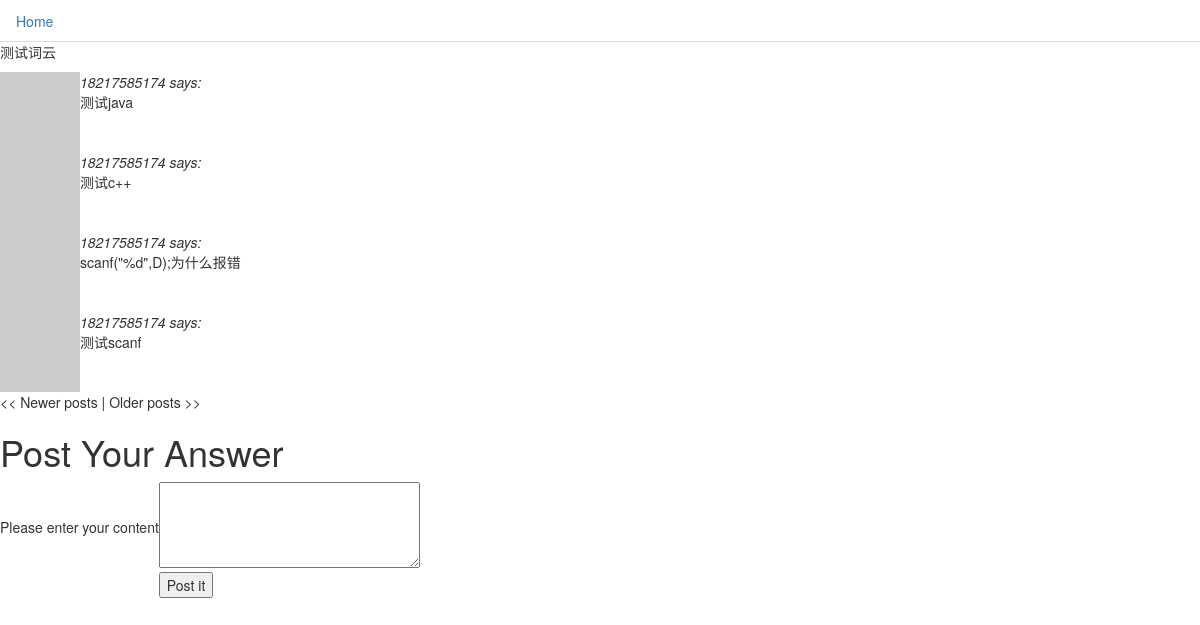
The app's page /discuss/4 with its own data.
### app/models.py (models this page shows, shortened)
class Question(db.Model):
    __searchable__ = ['title']
    id = db.Column(db.Integer, primary_key=True)
    timestamp = db.Column(db.DateTime)
    title = db.Column(db.String(100))
    cards = db.relationship('Card', backref='discussion')

class Card(db.Model):
    id = db.Column(db.Integer, primary_key=True)
    body = db.Column(db.String(140))
    timestamp = db.Column(db.DateTime)
    user_id = db.Column(db.Integer, db.ForeignKey('user.id'))
    question_id = db.Column(db.Integer, db.ForeignKey('question.id'))

class User(db.Model):
    id = db.Column(db.Integer, primary_key=True)
    nickname = db.Column(db.String(64), index=True, unique=True)
    email = db.Column(db.String(120), index=True, unique=True)
    password = db.Column(db.String(120), index=True)
    posts = db.relationship('Post', backref='author', lazy='dynamic')
    cards = db.relationship('Card', backref='participant')
    about_me = db.Column(db.String(140))
    last_seen = db.Column(db.DateTime)
    followed = db.relationship('User',
                               secondary=followers,
                               primaryjoin=(followers.c.follower_id == id),
                               secondaryjoin=(followers.c.followed_id == id),
                               backref=db.backref('followers', lazy='dynamic'),
                               lazy='dynamic')
    is_authenticated = True
    is_active = True
    is_anonymous = False
    def avatar(self, size):
        return 'http://www.gravatar.com/avatar/' + md5(self.email.encode('utf8')).hexdigest() + '?d=mm&s=' + str(size)

### app/views.py (the view)
@app.route('/discuss/<pk>', methods=['POST', 'GET'])
@app.route('/discuss/<pk>/<int:page>', methods=['POST', 'GET'])
def discuss(pk, page=1):
    form = CardForm()
    if form.validate():
        card = Card(body=form.answer.data, timestamp=datetime.utcnow(), participant=g.user, question_id=pk)
        db.session.add(card)
        db.session.commit()
        flash('Your answer is now live!')
        return redirect(url_for('discuss', pk=pk))
    cards = Card.query.filter_by(question_id=pk).order_by(Card.timestamp).paginate(page, POSTS_PER_PAGE, False)
    question = Question.query.filter_by(id=pk)
    title = question[0].title
    return render_template('card.html',
                           cs=cards,
                           form=form,
                           pk=pk,
                           title=title)

### app/forms.py
class SearchForm(Form):
    search = StringField('search', validators=[DataRequired()])

class CardForm(Form):
    answer = TextAreaField('answer', validators=[DataRequired()])

### app/views.py (called while the page is built)
@app.before_request
def before_request():
    g.user = current_user
    g.search_form = SearchForm()
    if g.user.is_authenticated:
        g.user.last_seen = datetime.utcnow()
        db.session.add(g.user)
        db.session.commit()

### app/templates/card.html (shortened to what this page needs)
{% extends "base.html" %}
{% block content %}
<p>{{title}}</p>
{% for c in cs.items %}
    <table>
    <tr valign="top">
        <td><a href="#"><img src="{{c.participant.avatar(50)}}"></a></td>
        <td><i>{{c.participant.nickname}} says:</i><br>{{c.body}}</td>
    </tr>
    </table>
{% endfor %}
{% if cs.has_prev %}<a href="{{ url_for('discuss', pk=pk, page = cs.prev_num) }}"><< Newer posts</a>{% else %}<< Newer posts{% endif %} |
{% if cs.has_next %}<a href="{{ url_for('discuss', pk=pk, page = cs.next_num) }}">Older posts >></a>{% else %}Older posts >>{% endif %}
<div>
    <h1>Post Your Answer</h1>
    <form action="" method="post" name="card">
    <table>
        <tr>
            <td>Please enter your content</td>
            <td>{{form.answer(cols = 32, rows = 4)}}</td>
        </tr>
        <tr>
            <td></td>
            <td><input type="submit" value="Post it"></td>
        </tr>
    </table>
    </form>
</div>
{% endblock %}

### records on screen
Question: title "测试词云"
Card: participant.nickname "18217585174", body "测试java"
Card: participant.nickname "18217585174", body "测试c++"
Card: participant.nickname "18217585174", body "scanf(\"%d\",D);为什么报错"
Card: participant.nickname "18217585174", body "测试scanf"
